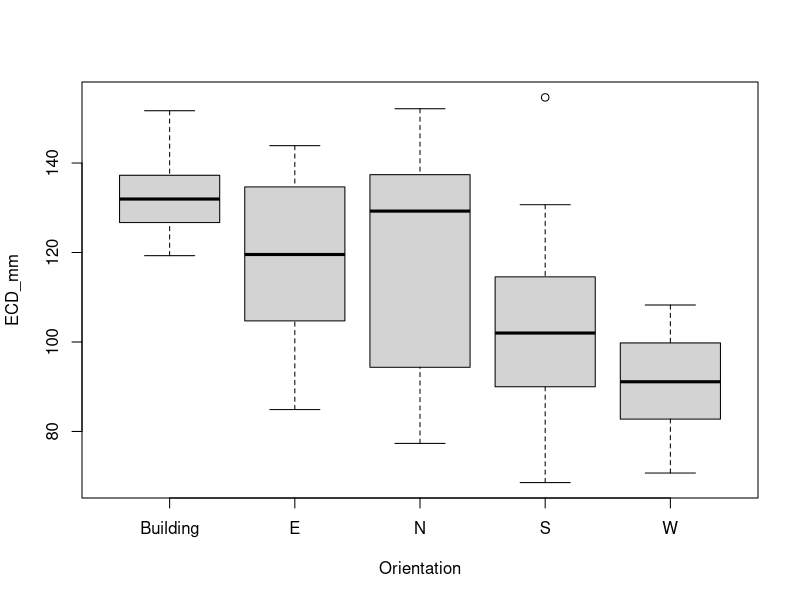
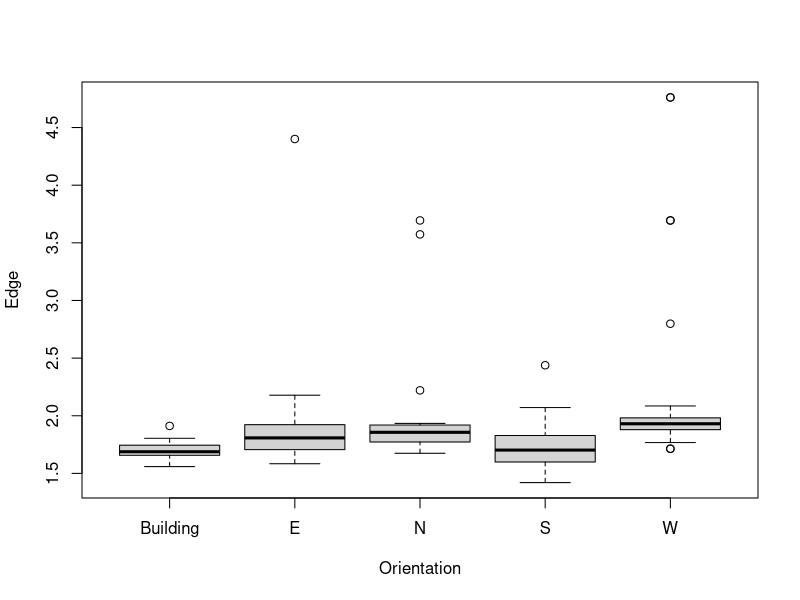
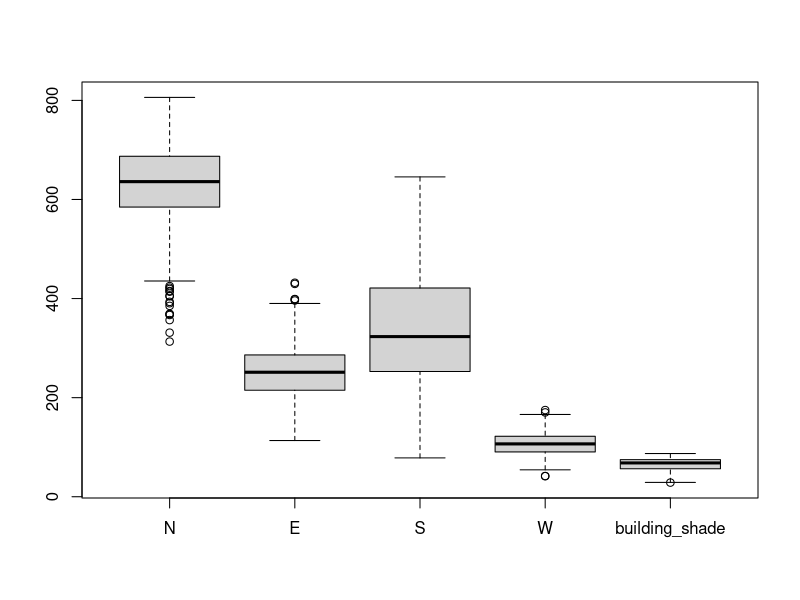
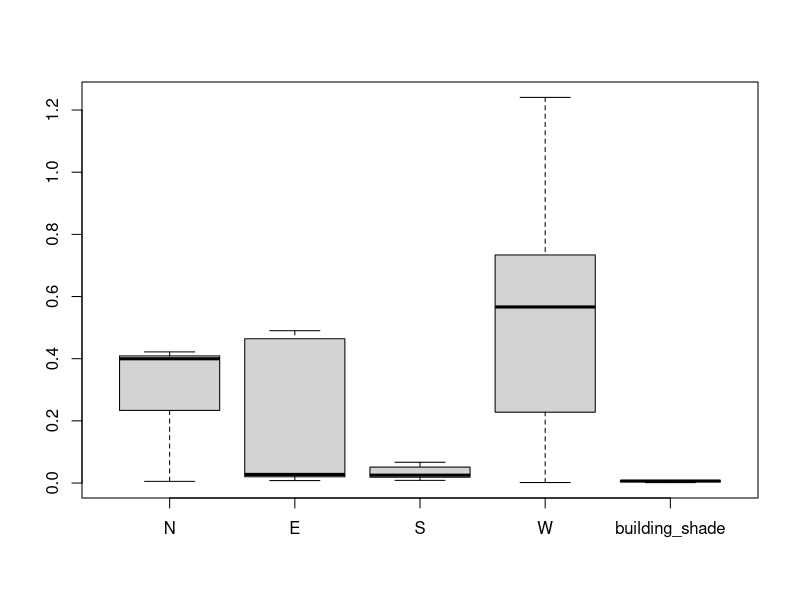

The R source for these figures, in order:
leafdata = read.csv("leavesstats.csv")
Edge = leafdata$Perimeter_mm/(pi*leafdata$ECD_mm)
leafdata = data.frame(leafdata,Edge)

data.building = leafdata[leafdata$shade=="Building",]
data.norm = leafdata[leafdata$shade!="Building",]
data.building$Orientation = "Building"
leafdata = rbind(data.norm,data.building) # sepcial treatment to building shade data

boxplot(ECD_mm~Orientation,data = leafdata)
boxplot(Edge~Orientation,data = leafdata)

ECD.lm = lm(ECD_mm~Orientation,data = leafdata[leafdata$shade!='Building',])
ECD.anova = anova(ECD.lm)

Edge.lm = lm(Edge~Orientation,data = leafdata[leafdata$shade!='Building',])
Edge.anova = anova(Edge.lm)



data.S = data.norm[data.norm$Orientation=="S",]
data.N = data.norm[data.norm$Orientation=="N",]
data.E = data.norm[data.norm$Orientation=="E",]
data.W = data.norm[data.norm$Orientation=="W",]

n.bootstrap = 1000
n.sample = 15
bootstrap.area.vars = data.frame(matrix(0,nrow = n.bootstrap,ncol = 5))
colnames(bootstrap.area.vars)=c("N","E","S","W","building_shade")

bootstrap.edge.vars = data.frame(matrix(0,nrow = n.bootstrap,ncol = 5))
colnames(bootstrap.edge.vars)=c("N","E","S","W","building_shade")


for(i in 1:n.bootstrap){
  bootstrapsample.N = data.N$ECD_mm[sample.int(nrow(data.N),n.sample)]
  bootstrap.area.vars$N[i] = var(bootstrapsample.N)
  bootstrapsample.E = data.E$ECD_mm[sample.int(nrow(data.E),n.sample)]
  bootstrap.area.vars$E[i] = var(bootstrapsample.E)
  bootstrapsample.S = data.S$ECD_mm[sample.int(nrow(data.S),n.sample)]
  bootstrap.area.vars$S[i] = var(bootstrapsample.S)
  bootstrapsample.W = data.W$ECD_mm[sample.int(nrow(data.W),n.sample)]
  bootstrap.area.vars$W[i] = var(bootstrapsample.W)
  bootstrapsample.building = data.building$ECD_mm[sample.int(nrow(data.building),n.sample)]
  bootstrap.area.vars$building_shade[i] = var(bootstrapsample.building)
  
  
  bootstrapsample.edge.N = data.N$Edge[sample.int(nrow(data.N),n.sample)]
  bootstrap.edge.vars$N[i] = var(bootstrapsample.edge.N)
  bootstrapsample.edge.E = data.E$Edge[sample.int(nrow(data.E),n.sample)]
  bootstrap.edge.vars$E[i] = var(bootstrapsample.edge.E)
  bootstrapsample.edge.S = data.S$Edge[sample.int(nrow(data.S),n.sample)]
  bootstrap.edge.vars$S[i] = var(bootstrapsample.edge.S)
  bootstrapsample.edge.W = data.W$Edge[sample.int(nrow(data.W),n.sample)]
  bootstrap.edge.vars$W[i] = var(bootstrapsample.edge.W)
  bootstrapsample.edge.building = data.building$Edge[sample.int(nrow(data.building),n.sample)]
  bootstrap.edge.vars$building_shade[i] = var(bootstrapsample.edge.building)
  
  }
boxplot(bootstrap.area.vars)
boxplot(bootstrap.edge.vars)

boot.data.reshape = data.frame(ECD.var = matrix( as.matrix(bootstrap.area.vars),nrow = 5*n.bootstrap,ncol = 1)
                               ,Edge.var = matrix( as.matrix(bootstrap.edge.vars),nrow = 5*n.bootstrap,ncol = 1)
                               ,Orientation = rep(colnames(bootstrap.area.vars),each = n.bootstrap))

ECD.var.lm = lm(ECD.var~Orientation,data = boot.data.reshape)
anova(ECD.var.lm)

Edge.var.lm = lm(Edge.var~Orientation,data = boot.data.reshape)
anova(Edge.var.lm)
